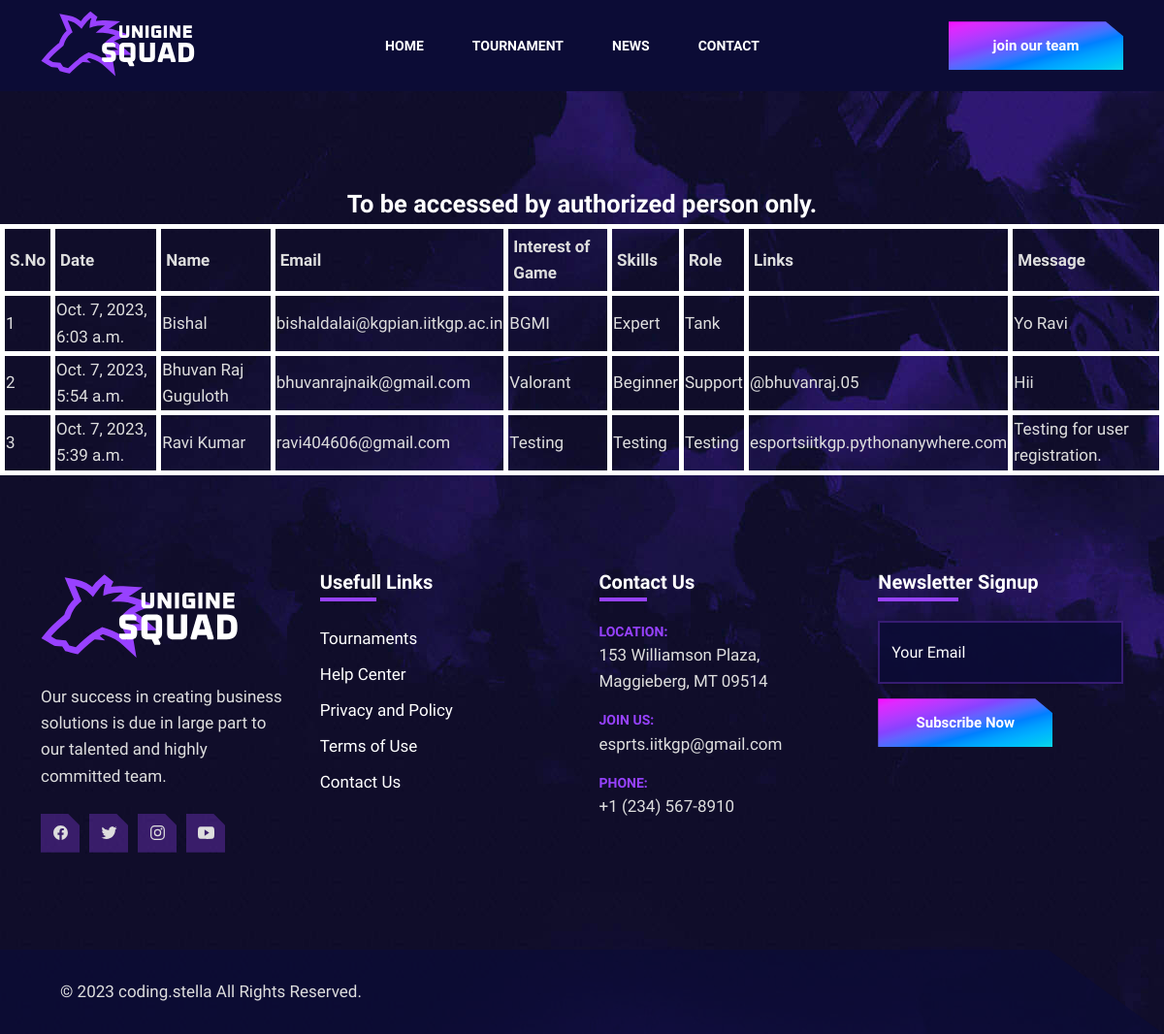
Screenshot of /user_data with the database file from the repository.
### sports/models.py (models this page shows, shortened)
class mregistration(models.Model):
      name=models.CharField(max_length=50)
      email=models.EmailField()
      interest_game=models.CharField(max_length=200)
      skills=models.CharField(max_length=100)
      role=models.CharField(max_length=100)
      date=models.DateTimeField(auto_now_add=True)
      links=models.URLField(max_length=200)
      message=models.TextField()
      class Meta:
            ordering=['-date']

### sports/views.py (the view)
# urls.py: path('user_data',views.user_data,name='user_data'),
def user_data(request):
    messages.success(request,'To be accessed by authorized person only.')
    data=mregistration.objects.all()
    return render(request,'user_data.html',{'user_data':data})

### templates/user_data.html (shortened to what this page needs)
{% extends 'base.html' %}
{% block mainbody %}
  {% if messages %}
  <br>
  <div class="alert alert-success alert-dismissible fade show" role="alert">
    <strong>
      <ul class="messages">
        {% for message in messages %}
        <li{% if message.tags %} class="{{ message.tags }}" {% endif %} style="text-align: center; color: white;"><h2>{{message}}</h2></li>
          {% endfor %}
      </ul>
    </strong>
  </div>
  {% endif %}
<table class='container'>
    <div class='table-responsive'>
        <table class="table table-striped table-dark" >
          <thead >
                <tr >
                    <th scope="col" style="padding: 5px;">S.No</th>
                    <th scope="col" style="padding: 5px;">Date</th>
                    <th scope="col" style="padding: 5px;">Name</th>
                    <th scope="col" style="padding: 5px;">Email</th>
                    <th scope="col" style="padding: 5px;">Interest of Game</th>
                    <th scope="col" style="padding: 5px;">Skills</th>
                    <th scope="col" style="padding: 5px;">Role</th>
                    <th scope="col" style="padding: 5px;">Links</th>
                    <th scope="col" style="padding: 5px;">Message</th>
                </tr>
          </thead>
          <tbody >
            {% for data in user_data%}
            <tr >
                <td >{{forloop.counter}}</td>
                <td >{{data.date}}</td>
                <td >{{data.name}}</td>
                <td >{{data.email}}</td>
                <td >{{data.interest_game}}</td>
                <td >{{data.skills}}</td>
                <td >{{data.role}}</td>
                <td >{{data.links}}</td>
                <td >{{data.message}}</td>
            </tr>
            {% endfor %}
          </tbody>
        </table>
      </div>
</table>
{%endblock mainbody%}

### templates/base.html (shortened to what this page needs)
<!DOCTYPE html>
<html lang="en">
<head>
  <link rel="stylesheet" href="/static/assets/css/style.css">
</head>
<body id="top">
  <header class="header " data-header>
    <div class="container">
      <a href="#" class="logo">
        <img src="/static/assets/images/logo.svg" width="110" height="53" alt="unigine home">
      </a>
      <nav class="navbar" data-navbar>
        <ul class="navbar-list">
          <li class="navbar-item">
            <a href="/home" class="navbar-link" data-nav-link>home</a>
          </li>
          <li class="navbar-item">
            <a href="/home#tournament" class="navbar-link" data-nav-link>tournament</a>
          </li>
          <li class="navbar-item">
            <a href="/home#news" class="navbar-link" data-nav-link>news</a>
          </li>
          <li class="navbar-item">
            <a href="" class="navbar-link" data-nav-link>contact</a>
          </li>
        </ul>
      </nav>
      <a href="{% url 'registration' %}" class="btn" data-btn>join our team</a>
    </div>
  </header>
<div class="top">
   <br>
   <br>
   <br>
   <br>
   <br>
   <br>
  </div>
  {% block mainbody %}
  {% endblock mainbody %}
  <footer class="footer">
    <div class="section footer-top">
      <div class="container">
        <div class="footer-brand">
          <a href="#" class="logo">
            <img src="/static/assets/images/logo.svg" width="150" height="73" loading="lazy" alt="Unigine logo">
          </a>
          <p class="footer-text">
            Our success in creating business solutions is due in large part to our talented and highly committed team.
          </p>
          <ul class="social-list">
            <li>
              <a href="#" class="social-link">
                <ion-icon name="logo-facebook"></ion-icon>
              </a>
            </li>
            <li>
              <a href="#" class="social-link">
                <ion-icon name="logo-twitter"></ion-icon>
              </a>
            </li>
            <li>
              <a href="https://www.insatgram.com/coding.stella" target=_blank class="social-link">
                <ion-icon name="logo-instagram"></ion-icon>
              </a>
            </li>
            <li>
              <a href="#" class="social-link">
                <ion-icon name="logo-youtube"></ion-icon>
              </a>
            </li>
          </ul>
        </div>
        <div class="footer-list">
          <p class="title footer-list-title has-after">Usefull Links</p>
          <ul>
            <li>
              <a href="/home" class="footer-link">Tournaments</a>
            </li>
            <li>
              <a href="/home" class="footer-link">Help Center</a>
            </li>
            <li>
              <a href="/home" class="footer-link">Privacy and Policy</a>
            </li>
            <li>
              <a href="/home" class="footer-link">Terms of Use</a>
            </li>
            <li>
              <a href="/home" class="footer-link">Contact Us</a>
            </li>
          </ul>
        </div>
        <div class="footer-list">
          <p class="title footer-list-title has-after">Contact Us</p>
          <div class="contact-item">
            <span class="span">Location:</span>
            <address class="contact-link">
              153 Williamson Plaza, Maggieberg, MT 09514
            </address>
          </div>
          <div class="contact-item">
            <span class="span">Join Us:</span>
            <a href="mailto:Info@gamehive.com" class="contact-link">esprts.iitkgp@gmail.com</a>
          </div>
          <div class="contact-item">
            <span class="span">Phone:</span>
            <a href="tel:+12345678910" class="contact-link">+1 (234) 567-8910</a>
          </div>
        </div>
        <div class="footer-list">
          <p class="title footer-list-title has-after">Newsletter Signup</p>
          <form action="./index.html" method="get" class="footer-form">
            <input type="email" name="email_address" required placeholder="Your Email" autocomplete="off"
              class="input-field">
            <button type="submit" class="btn" data-btn>Subscribe Now</button>
          </form>
        </div>
      </div>
    </div>
    <div class="footer-bottom">
      <div class="container">
        <p class="copyright">
          &copy; 2023 coding.stella All Rights Reserved.
        </p>
      </div>
    </div>
  </footer>
</body>
</html>

### templates/user_data.html (style rules this page uses)
table { border-collapse: collapse; width: 100%; }
th, td { border: 5px solid white; padding: 1px; text-align: left; }

### rows the page displays
mregistration: date "Oct. 7, 2023, 6:03 a.m.", name "Bishal", email "bishaldalai@kgpian.iitkgp.ac.in", interest_game "BGMI", skills "Expert", role "Tank", message "Yo Ravi"
mregistration: date "Oct. 7, 2023, 5:54 a.m.", name "Bhuvan Raj Guguloth", email "bhuvanrajnaik@gmail.com", interest_game "Valorant", skills "Beginner", role "Support", links "@bhuvanraj.05", message "Hii"
mregistration: date "Oct. 7, 2023, 5:39 a.m.", name "Ravi Kumar", email "ravi404606@gmail.com", interest_game "Testing", skills "Testing", role "Testing", links "esportsiitkgp.pythonanywhere.com", message "Testing for user registration."

### other values shown
{{ message }} "To be accessed by authorized person only."
